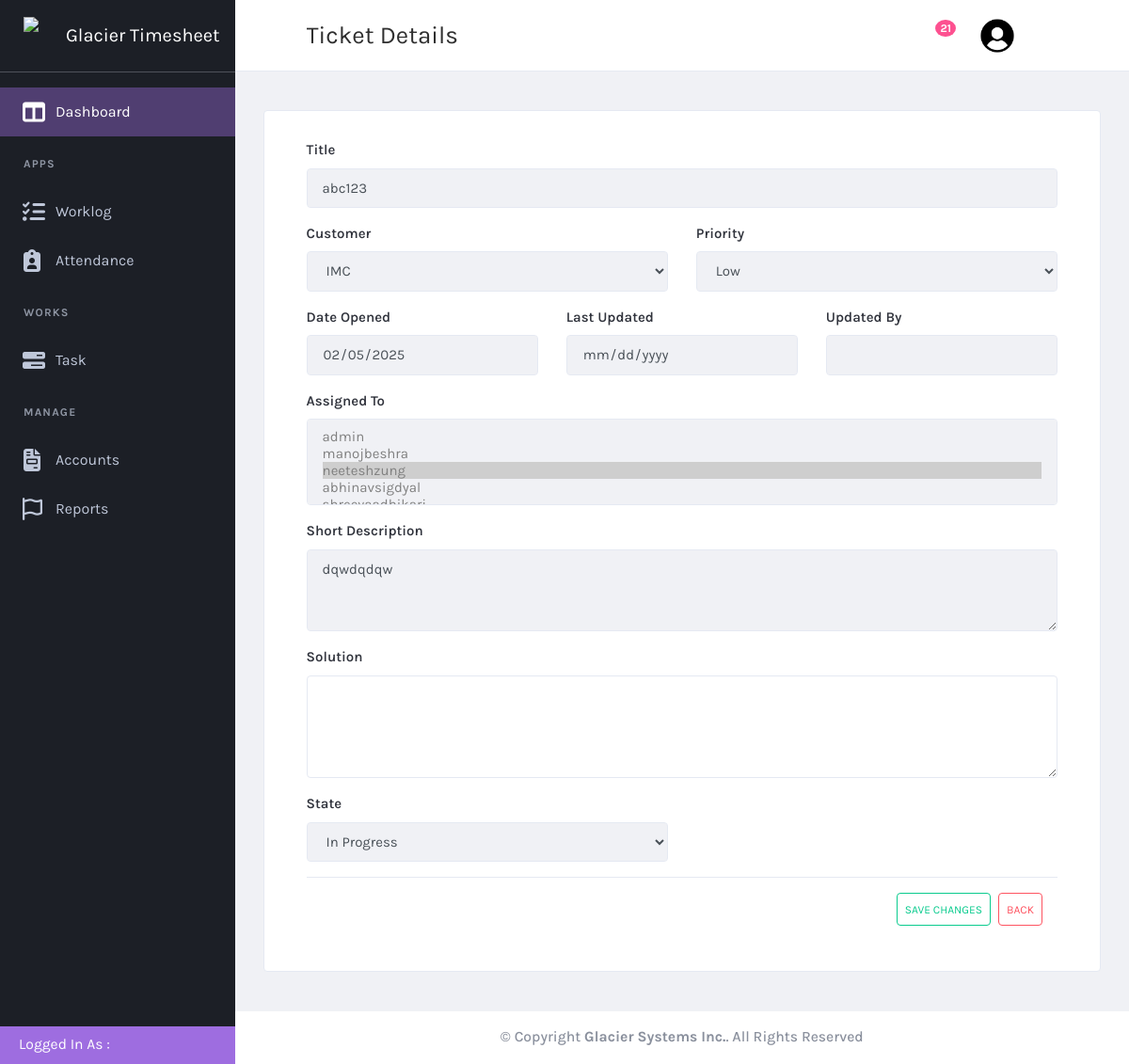
Page /task/taskdetails/44 on the committed database.
### task/models.py (models this page shows, shortened)
class ticket(models.Model):
    ticket_id = models.CharField(max_length = 200, null = False)
    ticket_title = models.CharField(max_length=200, null=False)
    customer = models.ForeignKey(customer, on_delete=models.CASCADE, null=True)
    ticket_type = models.ForeignKey(ticket_type, on_delete=models.CASCADE, null=True)
    date_opened = models.DateField(null=True)
    priority = models.ForeignKey(priority_type, on_delete=models.CASCADE, null = True)
    assigned_to = models.ManyToManyField(User, related_name="assigned_tickets")  # Allow multiple users
    last_updated = models.DateTimeField(null=True)
    last_updated_by = models.ForeignKey(User, on_delete=models.CASCADE, null = True, related_name="last_updated_by")
    state = models.ForeignKey(state, on_delete=models.CASCADE, null=True)
    short_description = models.CharField(max_length=200, null=True)
    closed_date = models.DateField(null=True)
    solution = models.TextField(max_length=500, default="", null = True)

class priority_type(models.Model):
   priority_name = models.CharField(max_length=100)

class state(models.Model):
   state_name = models.CharField(max_length=100, null = True)

### customer/models.py (models this page shows, shortened)
class customer(models.Model):
  name = models.CharField(max_length=100, null = True)
  city = models.CharField(max_length=100, null = True)
  state = models.CharField(max_length=100, null = True)
  zipcode = models.CharField(max_length=100, null = True)
  street1 = models.CharField(max_length=100, null = True)
  street2 = models.CharField(max_length=100, null = True)
  phone = models.CharField(max_length=100, null = True)
  contract_hr = models.IntegerField(null = True)
  create_date = models.DateField(null = True)
  status = models.ForeignKey(customer_status, on_delete= models.SET_NULL, null=True)

### task/views.py (the view)
# urls.py: path('taskdetails/<int:ticket_id>',views.taskdetails, name='taskdetails'),
def taskdetails(request, ticket_id):
    ticket_instance = get_object_or_404(ticket, pk=ticket_id)
    if request.method == 'POST':
        form = TicketForm(request.POST, instance=ticket_instance)
        if form.is_valid():
            ticket_instance.last_updated_by = request.user  # Set logged-in user
            form.save()
            print("Assigned Users:", request.POST.getlist('assigned_to'))
            form.instance.assigned_to.set(request.POST.getlist('assigned_to'))  # Handle ManyToManyField
            return redirect('task')
    else:
        form = TicketForm(instance=ticket_instance)
        print("Form Errors:", form.errors)
    users = User.objects.all()
    customers = customer.objects.all()
    priority_types = priority_type.objects.all()
    states = state.objects.all()
    task_types = ticket_type.objects.all()
    return render(request, 'taskdetails.html', {
        'form': form,
        'users': users,
        'ticket': ticket_instance,
        'customers': customers,
        'priority_types': priority_types,
        'states': states,
        'task_types': task_types
    })

### task/forms.py
class TicketForm(forms.ModelForm):
    assigned_to = forms.ModelMultipleChoiceField(
        queryset=User.objects.all(),
        widget=forms.SelectMultiple(attrs={'class': 'form-control'}),
        required=False
    )
    class Meta:
        model = ticket
        fields = [
            "ticket_title",
            "customer",
            "date_opened",
            "priority",
            "assigned_to",
            "last_updated",
            "state",
            "short_description",
            "solution",
        ]
        widgets = {
            'date_opened': forms.DateInput(attrs={'type': 'date'}),
            'last_updated': forms.DateInput(attrs={'type': 'date'}),
        }

### task/templates/taskdetails.html (shortened to what this page needs)
{% extends "base.html" %}
{% load static %}
{% block page-title %}Ticket Details{% endblock page-title %}
{% block content %}
    <div class="content-wrapper">
        <div class="content">
            <div class="card card-default">
                <div class="card-header">
                    <form class="form-group col-12" method="POST" action="{% url 'taskdetails' ticket.id %}">
                        <div class="row">
                            <div class="form-group col-12">
                                <label for="ticket_title">Title</label>
                                <input type="text" class="form-control" id="ticketname" name="ticket_title"
                                       value="{{ ticket.ticket_title }}" {% if not request.user.is_staff %}readonly{% endif %} >
                            </div>
                            <div class="form-group col-6">
                                <label for="customer">Customer</label>
                                <select class="form-control" id="customer" name="customer" {% if not request.user.is_staff %}disabled{% endif %}>
                                    {% for i in customers %}
                                    <option value="{{ i.id }}" {% if i.id == ticket.customer_id %}selected{% endif %}>
                                        {{ i.name }}
                                    </option>
                                    {% endfor %}
                                </select>
                            </div>
                            <div class="form-group col-6">
                                <label for="priority">Priority</label>
                                <select class="form-control" id="priority" name="priority" {% if not request.user.is_staff %}disabled{% endif %}>
                                    {% for i in priority_types %}
                                    <option value="{{ i.id }}" {% if i.id == ticket.priority_id %}selected{% endif %} >
                                        {{ i.priority_name }}
                                    </option>
                                    {% endfor %}
                                </select>
                            </div>
                            <div class="form-group col-4">
                                <label for="date_opened">Date Opened</label>
                                <input type="date" class="form-control" id="date_opened" name="date_opened"
                                       value="{{ ticket.date_opened|date:'Y-m-d' }}" readonly>
                            </div>
                            <div class="form-group col-4">
                                <label for="last_updated">Last Updated</label>
                                <input type="date" class="form-control" id="last_updated" name="last_updated"
                                       value="{{ ticket.last_updated|date:'Y-m-d' }}" {% if not request.user.is_staff %}readonly{% endif %}>
                            </div>
                            <div class="form-group col-4">
                                <label for="last_updated_by">Updated by</label>
                                <input type="text" class="form-control" value="{{ request.user.username }}" readonly>
                            </div>
                            <div class="form-group col-12">
                                <label for="assigned_to">Assigned To</label>
                                <select class="js-example-basic-multiple form-control" id="assigned_to" name="assigned_to" style="width: 100%; " multiple {% if not request.user.is_staff %}disabled{% endif %} >
                                    {% for i in users %}
                                    <option value="{{ i.id }}" {% if i in ticket.assigned_to.all %}selected{% endif %}>
                                        {{ i.username }}
                                    </option>
                                    {% endfor %}
                                </select>
                            </div>
                            <div class="form-group col-12">
                                <label for="short_description">Short Description</label>
                                <textarea class="form-control" id="short_description" name="short_description" rows="3"
                                {% if not request.user.is_staff %}readonly{% endif %}>{{ ticket.short_description }}</textarea>
                            </div>
                            <div class="form-group col-12">
                                <label for="solution">Solution</label>
                                <textarea class="form-control" id="solution" name="solution" rows="4">{{ ticket.solution }}</textarea>
                            </div>
                            <div class="form-group col-6">
                                <label for="statelist">State</label>
                                <select class="form-control" id="statelist" name="state" {% if not request.user.is_staff %}disabled{% endif %} >
                                    {% for i in states %}
                                    <option value="{{ i.id }}" {% if i.id == ticket.state_id %}selected{% endif %}>
                                        {{ i.state_name }}
                                    </option>
                                    {% endfor %}
                                </select>
                            </div>
                        </div>
                        <div class="modal-footer">
                            <button type="submit" class="btn btn-outline-success small-btn">Save Changes</button>
                            <a href="{% url 'task' %}" class="btn btn-outline-danger small-btn d-flex justify-content-center align-items-center text-center">
                                Back
                            </a>
                        </div>
                    </form>
                </div>
            </div>
        </div>
    </div>
{% endblock  %}

### rows in the picture
ticket: ticket_title "abc123", customer "IMC", priority "Low", date_opened "02/05/2025", assigned_to "admin / manojbeshra / neeteshzung ☑ / abhinavsigdyal", short_description "dqwdqdqw", state "In Progress"
